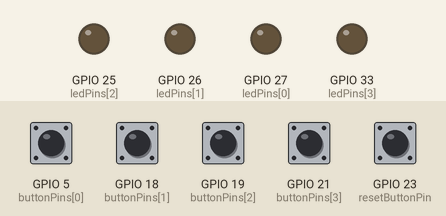
Recording of a sketch running on a simulated ESP32. On the bench: output pins drawn as LEDs (lit = HIGH). Inputs (shaded band) come from the test bench; at power-on: GPIO 5 (buttonPins[0]), GPIO 18 (buttonPins[1]), GPIO 19 (buttonPins[2]), GPIO 21 (buttonPins[3]), GPIO 23 (resetButtonPin) HIGH. Random numbers use the default seed unless the sketch sets one.

Above: at 1.6 s.
1.7 s: GPIO 18 (buttonPins[1]) pulled LOW for 0.15 s
At 2.1 s:
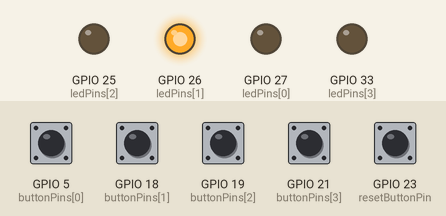
3.3 s: GPIO 23 (resetButtonPin) pulled LOW for 0.15 s
At 3.47 s:
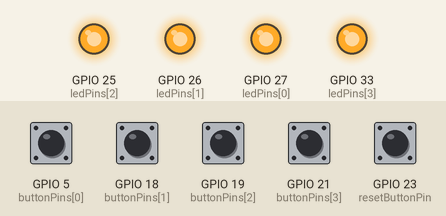
5.0 s: GPIO 21 (buttonPins[3]) pulled LOW for 0.15 s
At 5.8 s:
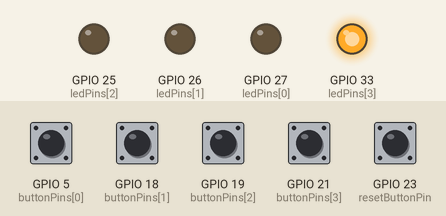
6.6 s: GPIO 23 (resetButtonPin) pulled LOW for 1 s
At 8.8 s:
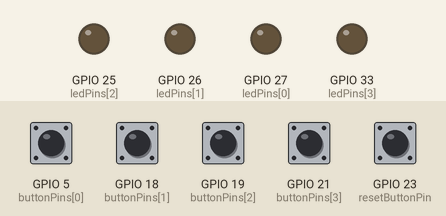
9.1 s: GPIO 5 (buttonPins[0]) pulled LOW for 0.15 s
At 10.1 s:
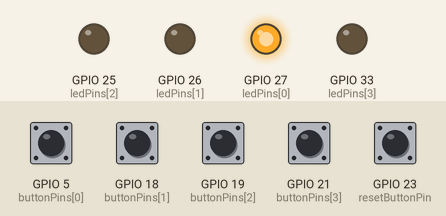
Timing chart, 0 to 11.7 s (numbered marks = the images above; inputs shaded):
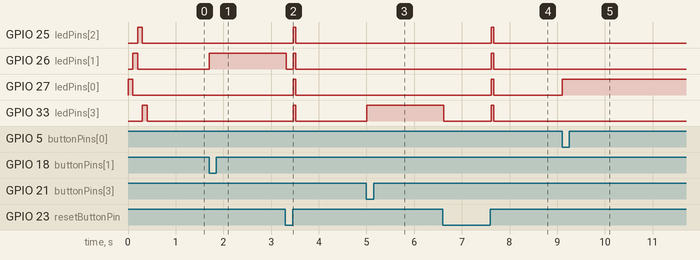

The sketch:

knopka.ino
```cpp
/* =========================================================
   СИСТЕМА ВИКТОРИНЫ (2 РЕЖИМА + IDLE + ШТРАФЫ)
   ========================================================= */

/* ===================== НАСТРОЙКИ ВРЕМЕНИ ===================== */
const unsigned long DEBOUNCE_DELAY       = 10;       // антидребезг RESET
const unsigned long MULTICLICK_TIMEOUT   = 1000;      // окно для 4 быстрых кликов
const unsigned long PENALTY_DURATION     = 3 * 1000;     // длительность штрафа
const unsigned long PENALTY_BLINK_INTERVAL = 80;    // скорость мигания штрафа
const unsigned long IDLE_TIMEOUT         = 1200 * 1000;   // 20 минут без активности
const unsigned long IDLE_DURATION        = 10 * 1000;    // длительность IDLE
const unsigned long IDLE_BLINK_INTERVAL  = 150;      // скорость мигания IDLE
const unsigned long FLASH_DURATION       = 50;       // вспышка всех светодиодов

/* ===================== ПИНЫ ===================== */
const int ledPins[]    = {27, 26, 25, 33};
const int buttonPins[] = {5, 18, 19, 21};
const int resetButtonPin = 23;

const int numLeds    = 4;
const int numButtons = 4;

/* ===================== ГЛОБАЛЬНЫЕ ПЕРЕМЕННЫЕ ===================== */
bool mode2 = false;

bool lastResetReading  = HIGH;
bool resetStableState  = HIGH;
unsigned long lastDebounceTime = 0;
unsigned long firstClickTime   = 0;
int clickCount                 = 0;

int activeButton = -1;

bool penaltyActive[4] = {false};
bool penaltyArmed[4]  = {false};
unsigned long penaltyStartTime[4] = {0};
unsigned long blinkTimer[4]       = {0};
bool blinkState[4] = {false};

unsigned long lastActivityTime = 0;
bool idleMode                  = false;
unsigned long idleStartTime    = 0;
unsigned long idleBlinkTimer   = 0;

/* ===================== ВСПОМОГАТЕЛЬНЫЕ ФУНКЦИИ ===================== */
void flashAllLeds() {
  for (int i = 0; i < numLeds; i++)
    digitalWrite(ledPins[i], HIGH);
  delay(FLASH_DURATION);
  for (int i = 0; i < numLeds; i++)
    digitalWrite(ledPins[i], LOW);
}

void startupBlink() {
  for (int i = 0; i < numLeds; i++) {
    digitalWrite(ledPins[i], HIGH);
    delay(100);
    digitalWrite(ledPins[i], LOW);
  }
}

// регистрируем активность пользователя
void registerActivity() {
  lastActivityTime = millis();

  if (idleMode) {
    idleMode = false;

    // Принудительно гасим все светодиоды при выходе из IDLE
    for (int i = 0; i < numLeds; i++)
      digitalWrite(ledPins[i], LOW);
  }
}

/* ===================== SETUP ===================== */
void setup() {
  for (int i = 0; i < numLeds; i++) {
    pinMode(ledPins[i], OUTPUT);
    digitalWrite(ledPins[i], LOW);
  }

  for (int i = 0; i < numButtons; i++)
    pinMode(buttonPins[i], INPUT_PULLUP);

  pinMode(resetButtonPin, INPUT_PULLUP);

  startupBlink();

  lastActivityTime = millis();
  randomSeed(analogRead(34));
}

/* ===================== LOOP ===================== */
void loop() {

  /* ===================== IDLE ===================== */
  if (!idleMode && millis() - lastActivityTime > IDLE_TIMEOUT) {
    idleMode = true;
    idleStartTime = millis();
  }

  if (idleMode) {

    if (millis() - idleStartTime > IDLE_DURATION) {
      idleMode = false;
      lastActivityTime = millis();

      // Принудительно гасим все светодиоды после завершения IDLE
      for (int i = 0; i < numLeds; i++)
        digitalWrite(ledPins[i], LOW);
    }
    else {
      if (millis() - idleBlinkTimer > IDLE_BLINK_INTERVAL) {
        idleBlinkTimer = millis();

        // Выключаем все светодиоды перед новым миганием
        for (int i = 0; i < numLeds; i++)
          digitalWrite(ledPins[i], LOW);

        int led = random(numLeds);
        digitalWrite(ledPins[led], HIGH);
      }
    }

    // Любое нажатие прерывает IDLE
    for (int i = 0; i < numButtons; i++)
      if (digitalRead(buttonPins[i]) == LOW)
        registerActivity();

    if (digitalRead(resetButtonPin) == LOW)
      registerActivity();

    delay(5);
    return;
  }

  /* ===================== RESET + 4 КЛИКА ===================== */
  bool reading = digitalRead(resetButtonPin);

  if (reading != lastResetReading)
    lastDebounceTime = millis();

  if ((millis() - lastDebounceTime) > DEBOUNCE_DELAY) {

    if (reading != resetStableState) {
      resetStableState = reading;

      // Нажатие RESET
      if (resetStableState == HIGH) {
        registerActivity();
        flashAllLeds();

        if (clickCount == 0)
          firstClickTime = millis();

        clickCount++;

        if (millis() - firstClickTime > MULTICLICK_TIMEOUT) {
          clickCount = 1;
          firstClickTime = millis();
        }

        if (clickCount >= 4) {
          mode2 = !mode2;
          int cycles = mode2 ? 2 : 1;
          for (int c = 0; c < cycles; c++)
            startupBlink();
          clickCount = 0;
        }
      }

      // Отпускание RESET — запуск штрафов
      if (resetStableState == HIGH && mode2) {
        for (int i = 0; i < numButtons; i++) {
          if (penaltyArmed[i]) {
            penaltyArmed[i] = false;
            penaltyActive[i] = true;
            penaltyStartTime[i] = millis();
          }
        }
      }
    }
  }

  lastResetReading = reading;
  bool resetPressed = (resetStableState == LOW);

  /* ===================== РЕЖИМ 2: подготовка штрафов ===================== */
  if (mode2 && resetPressed) {
    for (int i = 0; i < numButtons; i++) {
      if (digitalRead(buttonPins[i]) == LOW && !penaltyActive[i]) {
        penaltyArmed[i] = true;
        registerActivity();
      }
    }
  }

  /* ===================== ОБНОВЛЕНИЕ ШТРАФОВ ===================== */
  for (int i = 0; i < numButtons; i++) {
    if (penaltyArmed[i] || penaltyActive[i]) {
      if (millis() - blinkTimer[i] > PENALTY_BLINK_INTERVAL) {
        blinkTimer[i] = millis();
        blinkState[i] = !blinkState[i];
        digitalWrite(ledPins[i], blinkState[i]);
      }
    }

    if (penaltyActive[i] &&
        millis() - penaltyStartTime[i] >= PENALTY_DURATION) {
      penaltyActive[i] = false;
      digitalWrite(ledPins[i], LOW);
    }
  }

  /* ===================== ОПРОС КНОПОК ===================== */
  if (activeButton == -1 && !resetPressed) {
    for (int i = 0; i < numButtons; i++) {
      if (!penaltyActive[i] && digitalRead(buttonPins[i]) == LOW) {
        activeButton = i;
        digitalWrite(ledPins[i], HIGH);
        registerActivity();
        break;
      }
    }
  }

  /* ===================== СБРОС ИГРЫ ===================== */
  if (activeButton != -1 && resetPressed) {
    digitalWrite(ledPins[activeButton], LOW);
    activeButton = -1;
    registerActivity();
  }

  delay(5);
}
```

Measured:
- after the input at 1.7 s, GPIO 26 (ledPins[1]): LOW → HIGH at once
- after the input at 3.3 s, GPIO 25 (ledPins[2]), GPIO 27 (ledPins[0]), GPIO 33 (ledPins[3]): LOW → HIGH after 0.17 s, → LOW 0.05 s later; GPIO 26 (ledPins[1]): HIGH → LOW at once, → HIGH 0.15 s later, → LOW 0.05 s later
- after the input at 5.0 s, GPIO 33 (ledPins[3]): LOW → HIGH at once
- after the input at 6.6 s, GPIO 25 (ledPins[2]), GPIO 26 (ledPins[1]), GPIO 27 (ledPins[0]): LOW → HIGH after 1.0 s, → LOW 0.05 s later; GPIO 33 (ledPins[3]): HIGH → LOW at once, → HIGH 1.0 s later, → LOW 0.05 s later
- after the input at 9.1 s, GPIO 27 (ledPins[0]): LOW → HIGH at once
